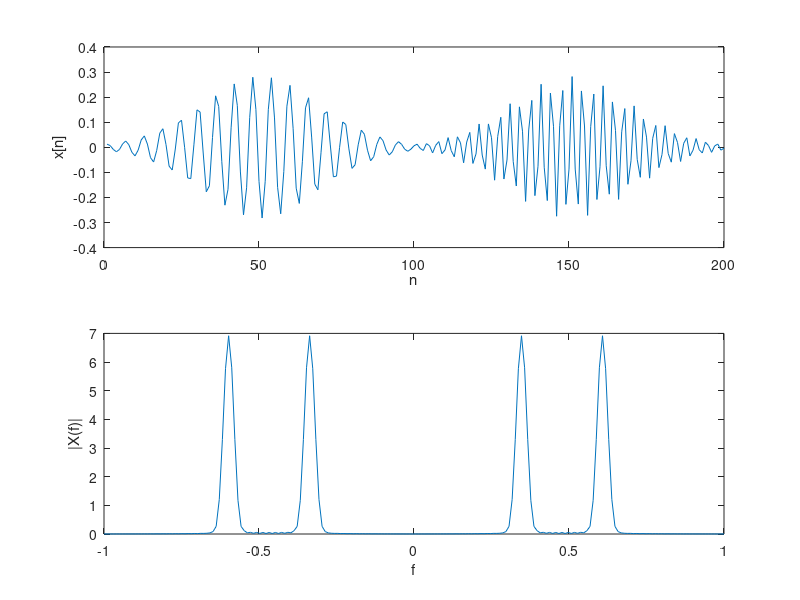

MATLAB code to generate this figure:
clc;
clear;

mu=0;
sigma=[0.5 1 2];
w1=0.34*pi;
w2=0.6*pi;
n=linspace(-5,5,100);
n_=0:length(n)-1;

s=(1/sqrt(2*pi*sigma(3)))*exp((-1*(n-mu).^2)./(2*sigma(3).^2));
s1=s.*cos(w1*n_);
s2=s.*cos(w2*n_);
x=[s1 s2];
Xf=fft(x);

subplot(2,1,1)
plot(x)
xlabel('n'), ylabel('x[n]')
subplot(2,1,2)
plot(linspace(-1,1,200),abs(fftshift(Xf)))
xlabel('f'), ylabel('|X(f)|')
